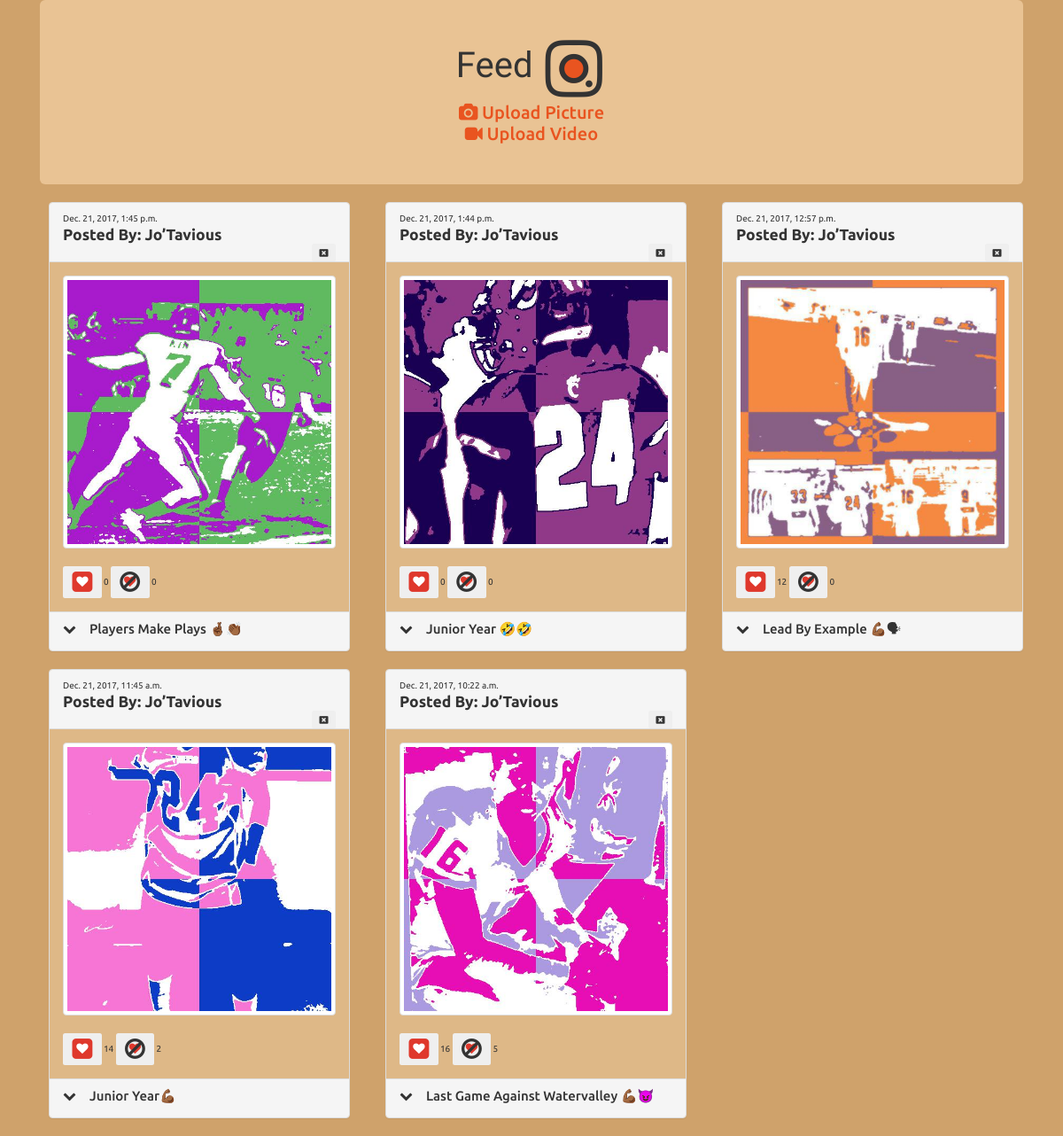
/app/feed/, run on the app's committed database.
### app/models.py (models this page shows)
class Document(models.Model):
    posted_by = models.CharField(max_length=16)
    caption = models.CharField(max_length=200)
    image = models.ImageField(upload_to='app/static/app/images')
    uploaded_at = models.DateTimeField(auto_now_add=True)
    likes = models.IntegerField(default=0)
    dislikes = models.IntegerField(default=0)
    def image_url(self):
        return self.image.url[len('app/static/'):]

### app/views.py (the view)
# urls.py: path('feed/', views.Feed.as_view(), name='feed'),
class Feed(View):
    def get(self, request):
        docs = models.Document.objects.all().order_by('-uploaded_at')
        videos = models.Video.objects.all()
        comment_form = forms.CommentForm()
        html = '<div class="col-lg-4">'
        if len(docs) == 1:
            html = '<div class="col-lg-6 col-lg-offset-3">'
        elif len(docs) == 2:
            html = '<div class="col-lg-6">'
        return render(request, 'app/base.html', {
            'docs': docs,
            'html': html,
            'videos': videos,
            'comment_form': comment_form
        })

### app/templates/app/base.html (shortened to what this page needs)
<html>
{% load static %}
<head>
    <link href="https://maxcdn.bootstrapcdn.com/font-awesome/4.7.0/css/font-awesome.min.css" rel="stylesheet"
>
    <link href="https://maxcdn.bootstrapcdn.com/bootstrap/3.3.7/css/bootstrap.min.css" rel="stylesheet"
>
    <link rel="stylesheet" href="{% static 'app/bootwatch.css' %}">
    <link rel="stylesheet" href="{% static 'app/style.css' %}">
</head>
<body>
    <div class="container">
        <div class="jumbotron">
            <div class="col-lg-12 icon-header">
                <span class="head-text">Feed</span>
                <span class="fa-stack fa-md">
                    <i class="fa fa-circle fa-stack-1x jotext"></i>
                    <i class="fa fa-instagram fa-stack-2x fa-rotate-90" aria-hidden="true"></i>
                </span>
            </div>
            <h2>
                <a href="{% url 'app:upload' %}">
                    <i class="fa fa-camera" aria-hidden="true"></i>
                    Upload Picture
                </a>
                <br>
                <a href="{% url 'app:uploadvideo' %}">
                    <i class="fa fa-video-camera" aria-hidden="true"></i> Upload Video</a>
            </h2>
        </div>
        <div class="row">
            {% if docs %} {% for d in docs %}
            {% autoescape off %} {{ html }} {% endautoescape %}
            <div class="panel panel-default">
                <div class="panel-heading"> {{ d.uploaded_at }}
                    <h3>
                        <b>Posted By: {{ d.posted_by }}</b>
                    </h3>
                    <form action="{% url 'app:delete' d.id %}" method="post">
                        <button type="submit" class="btn pull-right">
                            <i class="fa fa-window-close" aria-hidden="true"></i>
                        </button>
                    </form>
                </div>
                <div class="panel-body">
                    <div class="thumbnail crop">
                        <img src="{% static d.image_url %}?t={% now 'u' %}" id="{{d.id}}" class="img-responsive" />
                    </div>
                    <div class="like-dislike-btn">
                        <form action="{% url 'app:likepic' d.id %}" method="post">
                            <button type="submit" class="btn">
                                <span class="fa-stack fa-lg">
                                    <i class="fa fa-square fa-stack-2x text-danger"></i>
                                    <i class="fa fa-heart fa-stack-1x fa-inverse"></i>
                                </span>
                            </button>
                            {{d.likes}}
                        </form>
                        <form action="{% url 'app:dislikepic' d.id %}" method="post">
                            <button type="submit" class="btn">
                                <span class="fa-stack fa-lg">
                                    <i class="fa fa-heart fa-stack-1x text-danger"></i>
                                    <i class="fa fa-ban fa-stack-2x"></i>
                                </span>
                            </button>
                            {{d.dislikes}}
                        </form>
                    </div>
                </div>
                <div class="panel-footer">
                    <h4 class="panel-click">
                        <i class="fa fa-chevron-down" aria-hidden="true"></i>&emsp;{{d.caption}}</h4>
                </div>
            </div>
        </div>
        {% endfor %} {% else %}
    </div>
    <div class="row">
        <div class="col-lg-12">
            <h3>No Pictures :'(</h3>
        </div>
        {% endif %}
    </div>
    </div>
</body>
</html>

### app/static/app/style.css (style rules this page uses)
.panel { margin-left: 10px; background-color: burlywood; }
.jumbotron { text-align: center; background-color: rgb(233, 195, 148); }
.pull-right { float: right; margin-top: -5px; }
body { background-color: rgb(207, 162, 107); }
.like-dislike-btn form { display: inline; }
.panel-footer { cursor: pointer; }
.icon-header { font-size: 3.75em; }
.head-text { font-family: 'Bungee', cursive; font-size: 40; }
.jotext { color: rgb(233, 84, 32); }

### data on the page
Document: uploaded_at "Dec. 21, 2017, 1:45 p.m.", posted_by "Jo’Tavious", image (picture), likes "0", dislikes "0", caption "Players Make Plays 🤞🏾👏🏾"
Document: uploaded_at "Dec. 21, 2017, 1:44 p.m.", posted_by "Jo’Tavious", image (picture), likes "0", dislikes "0", caption "Junior Year 🤣🤣"
Document: uploaded_at "Dec. 21, 2017, 12:57 p.m.", posted_by "Jo’Tavious", image (picture), likes "12", dislikes "0", caption "Lead By Example 💪🏾🗣"
Document: uploaded_at "Dec. 21, 2017, 11:45 a.m.", posted_by "Jo’Tavious", image (picture), likes "14", dislikes "2", caption "Junior Year💪🏾"
Document: uploaded_at "Dec. 21, 2017, 10:22 a.m.", posted_by "Jo’Tavious", image (picture), likes "16", dislikes "5", caption "Last Game Against Watervalley 💪🏾😈"
